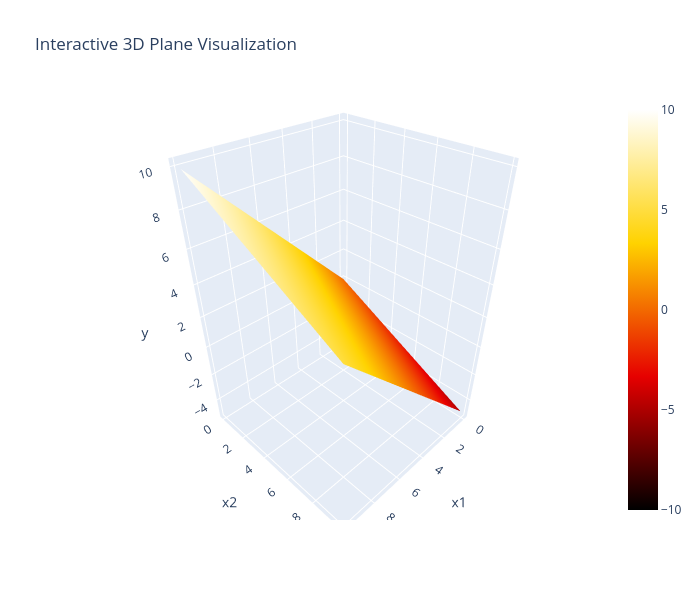

Write notebook code for a chart like this one.
### Code cell
import plotly.graph_objects as go

def draw_3D_function_interactive(x1_mesh, x2_mesh, y):
    fig = go.Figure(data=[
        go.Surface(
            x=x1_mesh, 
            y=x2_mesh, 
            z=y, 
            colorscale='Hot',
            cmin=-10, 
            cmax=10
        )
    ])
    
    fig.update_layout(
        title='Interactive 3D Plane Visualization',
        scene=dict(
            xaxis_title='x1',
            yaxis_title='x2',
            zaxis_title='y'
        ),
        width=700,
        height=600
    )
    
    fig.show()

# Example Usage:
draw_3D_function_interactive(x1, x2, y)

### Figure 1 — Plotly figure (JSON) as saved in the notebook; plotly's stock layout.template omitted (floating-point values rounded to 4 significant figures; data arrays with more than 128 entries replaced by an {"elided": "..."} marker saying what was removed)
{"data": [{"cmax": 10, "cmin": -10, "colorscale": [[0, "rgb(0,0,0)"], [0.3333, "rgb(230,0,0)"], [0.6667, "rgb(255,210,0)"], [1, "rgb(255,255,255)"]], "type": "surface", "x": [0, 0.1, 0.2, 0.3, 0.4, 0.5, 0.6, 0.7, 0.8, 0.9, 1, 1.1, 1.2, 1.3, 1.4, 1.5, 1.6, 1.7, 1.8, 1.9, 2, 2.1, 2.2, 2.3, 2.4, 2.5, 2.6, 2.7, 2.8, 2.9, 3, 3.1, 3.2, 3.3, 3.4, 3.5, 3.6, 3.7, 3.8, 3.9, 4, 4.1, 4.2, 4.3, 4.4, 4.5, 4.6, 4.7, 4.8, 4.9, 5, 5.1, 5.2, 5.3, 5.4, 5.5, 5.6, 5.7, 5.8, 5.9, 6, 6.1, 6.2, 6.3, 6.4, 6.5, 6.6, 6.7, 6.8, 6.9, 7, 7.1, 7.2, 7.3, 7.4, 7.5, 7.6, 7.7, 7.8, 7.9, 8, 8.1, 8.2, 8.3, 8.4, 8.5, 8.6, 8.7, 8.8, 8.9, 9, 9.1, 9.2, 9.3, 9.4, 9.5, 9.6, 9.7, 9.8, 9.9], "y": [0, 0.1, 0.2, 0.3, 0.4, 0.5, 0.6, 0.7, 0.8, 0.9, 1, 1.1, 1.2, 1.3, 1.4, 1.5, 1.6, 1.7, 1.8, 1.9, 2, 2.1, 2.2, 2.3, 2.4, 2.5, 2.6, 2.7, 2.8, 2.9, 3, 3.1, 3.2, 3.3, 3.4, 3.5, 3.6, 3.7, 3.8, 3.9, 4, 4.1, 4.2, 4.3, 4.4, 4.5, 4.6, 4.7, 4.8, 4.9, 5, 5.1, 5.2, 5.3, 5.4, 5.5, 5.6, 5.7, 5.8, 5.9, 6, 6.1, 6.2, 6.3, 6.4, 6.5, 6.6, 6.7, 6.8, 6.9, 7, 7.1, 7.2, 7.3, 7.4, 7.5, 7.6, 7.7, 7.8, 7.9, 8, 8.1, 8.2, 8.3, 8.4, 8.5, 8.6, 8.7, 8.8, 8.9, 9, 9.1, 9.2, 9.3, 9.4, 9.5, 9.6, 9.7, 9.8, 9.9], "z": {"elided": "100x100 float values"}}], "layout": {"height": 600, "scene": {"xaxis": {"title": {"text": "x1"}}, "yaxis": {"title": {"text": "x2"}}, "zaxis": {"title": {"text": "y"}}}, "title": {"text": "Interactive 3D Plane Visualization"}, "width": 700}}
